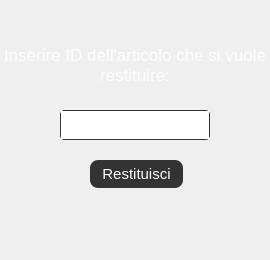
<?xml version="1.0" encoding="UTF-8"?>
<ui version="4.0">
 <class>RestituisciArticoloDialog</class>
 <widget class="QDialog" name="RestituisciArticoloDialog">
  <property name="geometry">
   <rect>
    <x>0</x>
    <y>0</y>
    <width>270</width>
    <height>260</height>
   </rect>
  </property>
  <property name="windowTitle">
   <string>LibreriaDigitale</string>
  </property>
  <widget class="QLabel" name="restituisciLabel">
   <property name="geometry">
    <rect>
     <x>0</x>
     <y>40</y>
     <width>270</width>
     <height>51</height>
    </rect>
   </property>
   <property name="styleSheet">
    <string notr="true">*{
color: #fdfdff;
font-family: &quot;Garamond&quot;;
font-size: 13pt;
}</string>
   </property>
   <property name="text">
    <string>&lt;html&gt;&lt;head/&gt;&lt;body&gt;&lt;p&gt;&lt;span style=&quot; color:#fdfdff;&quot;&gt;Inserire ID dell'articolo che si vuole restituire:&lt;/span&gt;&lt;/p&gt;&lt;/body&gt;&lt;/html&gt;</string>
   </property>
   <property name="alignment">
    <set>Qt::AlignCenter</set>
   </property>
   <property name="wordWrap">
    <bool>true</bool>
   </property>
  </widget>
  <widget class="QPlainTextEdit" name="restituisciTextEdit">
   <property name="geometry">
    <rect>
     <x>60</x>
     <y>110</y>
     <width>150</width>
     <height>30</height>
    </rect>
   </property>
   <property name="font">
    <font>
     <family>Garamond</family>
     <pointsize>12</pointsize>
    </font>
   </property>
   <property name="styleSheet">
    <string notr="true">*{
color: #fdfdff;
border: 1px solid #333333;
font-family: &quot;Garamond&quot;;
border-radius: 4px;
font-size: 12pt;
}</string>
   </property>
   <property name="verticalScrollBarPolicy">
    <enum>Qt::ScrollBarAlwaysOff</enum>
   </property>
  </widget>
  <widget class="QPushButton" name="restituisciButton">
   <property name="geometry">
    <rect>
     <x>90</x>
     <y>160</y>
     <width>93</width>
     <height>28</height>
    </rect>
   </property>
   <property name="styleSheet">
    <string notr="true">*{
border-radius: 8px;
background-color:#333333; 
border: none;
color: white;
padding: 2px;
text-align: center;
font-size: 15px;
font-family: &quot;Garamond&quot;;
}

:hover {
background-color: #676767;
}

:pressed{
border: 1px solid #E0E2E2;
}</string>
   </property>
   <property name="text">
    <string>Restituisci</string>
   </property>
  </widget>
  <widget class="QLabel" name="restituisciMessageLabel">
   <property name="geometry">
    <rect>
     <x>0</x>
     <y>200</y>
     <width>270</width>
     <height>51</height>
    </rect>
   </property>
   <property name="text">
    <string/>
   </property>
   <property name="alignment">
    <set>Qt::AlignCenter</set>
   </property>
   <property name="wordWrap">
    <bool>true</bool>
   </property>
  </widget>
 </widget>
 <resources/>
 <connections/>
</ui>
